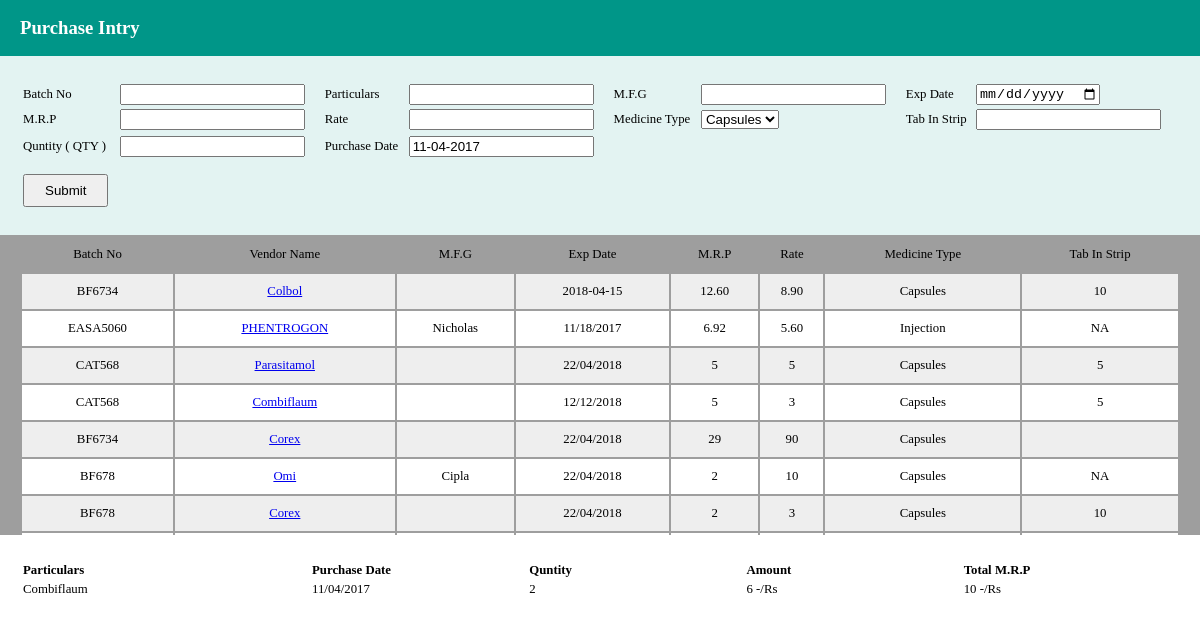
Screenshot of /includes/stock_summery.php?item=23 with the database file from the repository.
### tables this page shows
CREATE TABLE `purchase` (
  `id` int(11) NOT NULL,
  `batch_no` varchar(20) NOT NULL,
  `ven_name` varchar(50) NOT NULL,
  `mfg` varchar(200) NOT NULL,
  `exp_date` varchar(20) NOT NULL,
  `mrp` varchar(20) NOT NULL,
  `per_price` varchar(20) NOT NULL,
  `m_type` varchar(20) NOT NULL,
  `no_item` varchar(20) NOT NULL,
  `qty` varchar(255) NOT NULL,
  `purch_date` varchar(20) NOT NULL
);

### includes/purchase_details.php (the view, shortened to what this page needs)
<div class="purchase_data">
	<table>
		<tr>
			<td>Batch No</td>
			<td>Vendor Name</td>
			<td>M.F.G</td>
			<td>Exp Date</td>
			<td>M.R.P</td>
			<td>Rate</td>
			<td>Medicine Type</td>
			<td>Tab In Strip</td>
		</tr>
		<?php
		include"connect.php";
		$sql="select * from purchase order by id desc";
		$result = $conn->query($sql);
		$url =  "//{$_SERVER['HTTP_HOST']}{$_SERVER['REQUEST_URI']}";
		if ($result->num_rows > 0) {
		    while($row = $result->fetch_assoc()) {
		    	if ( $url === '//localhost/inventoryplus/' || $url === '//localhost/inventoryplus/index.php') {
		       		 echo "<tr><td>".$row["batch_no"]."</td><td><a href='includes/stock_summery.php?item={$row['id']}'>".$row["ven_name"]."</a></td><td>".$row["mfg"]."</td><td>".$row["exp_date"]."</td><td>".$row["mrp"]."</td><td>".$row["per_price"]."</td><td>".$row["m_type"]."</td><td>".$row["no_item"]."</td></tr>";
		       	}
		       	else {
		       		echo "<tr><td>".$row["batch_no"]."</td><td><a href='stock_summery.php?item={$row['id']}'>".$row["ven_name"]."</a></td><td>".$row["mfg"]."</td><td>".$row["exp_date"]."</td><td>".$row["mrp"]."</td><td>".$row["per_price"]."</td><td>".$row["m_type"]."</td><td>".$row["no_item"]."</td></tr>";
		       	}
		    }
		} else {
		    echo "0 results";
		}
	?>
	</table>
</div>

### includes/stock_summery.php (shortened to what this page needs)
<?php
	include 'header.php';
	include 'purchase.php';
	include 'purchase_details.php';
	include"connect.php";
?>
<table>
		<tr id="stk_summery-label">
			<td width="20%"	><b>Particulars</b></td>
			<td width="15%"><b>Purchase Date</b></td>
			<td width="15%"><b>Quntity</b></td>
			<td width="15%"><b>Amount </b></td>
			<td width="15%"><b>Total M.R.P</b></td>
		</tr>
<?php
if(isset($_GET['item']))
{
	$item=$_GET['item'];
	$sql = "select ven_name, purch_date, mrp, per_price, qty from purchase where id='$item'";
	$result = $conn->query($sql);
		if ($result->num_rows > 0) {
		    while($row = $result->fetch_assoc()) {
		    	$total_mrp = $row["qty"] * $row["mrp"];
		    	$total_amount = $row["qty"] * $row["per_price"];
		        echo "<tr><td>".$row["ven_name"]."</td><td>".$row["purch_date"]."</td><td>".$row["qty"]."</td><td> $total_amount -/Rs</td><td> $total_mrp -/Rs  </td></tr>";
		    }
		} else {
		    echo "0 results";
		}
}

### assets/css/style.css (style rules this page uses)
table { font-size: 0.8em; padding: 25px 20px; width: 100%; }
.purchase_data { background: rgb(158, 158, 158); overflow-y: scroll; height: 300px; }
.purchase_data table { padding-top: 0; }
.purchase_data tr { text-align: center; height: 35px; }
.purchase_data table tr:nth-child(even) { background-color: #eee; }
.purchase_data table tr:nth-child(odd) { background-color:#fff; }
.purchase_data table tr:first-child { background-color: #9E9E9E; }

### rows the page displays
purchase: batch_no "BF6734", ven_name "Colbol", exp_date "2018-04-15", mrp "12.60", per_price "8.90", m_type "Capsules", no_item "10"
purchase: batch_no "EASA5060", ven_name "PHENTROGON", mfg "Nicholas", exp_date "11/18/2017", mrp "6.92", per_price "5.60", m_type "Injection", no_item "NA"
purchase: batch_no "CAT568", ven_name "Parasitamol", exp_date "22/04/2018", mrp "5", per_price "5", m_type "Capsules", no_item "5"
purchase: batch_no "CAT568", ven_name "Combiflaum", exp_date "12/12/2018", mrp "5", per_price "3", m_type "Capsules", no_item "5", purch_date "11/04/2017", qty "2", total_amount "6", total_mrp "10"
purchase: batch_no "BF6734", ven_name "Corex", exp_date "22/04/2018", mrp "29", per_price "90", m_type "Capsules"
purchase: batch_no "BF678", ven_name "Omi", mfg "Cipla", exp_date "22/04/2018", mrp "2", per_price "10", m_type "Capsules", no_item "NA"
purchase: batch_no "BF678", ven_name "Corex", exp_date "22/04/2018", mrp "2", per_price "3", m_type "Capsules", no_item "10"
